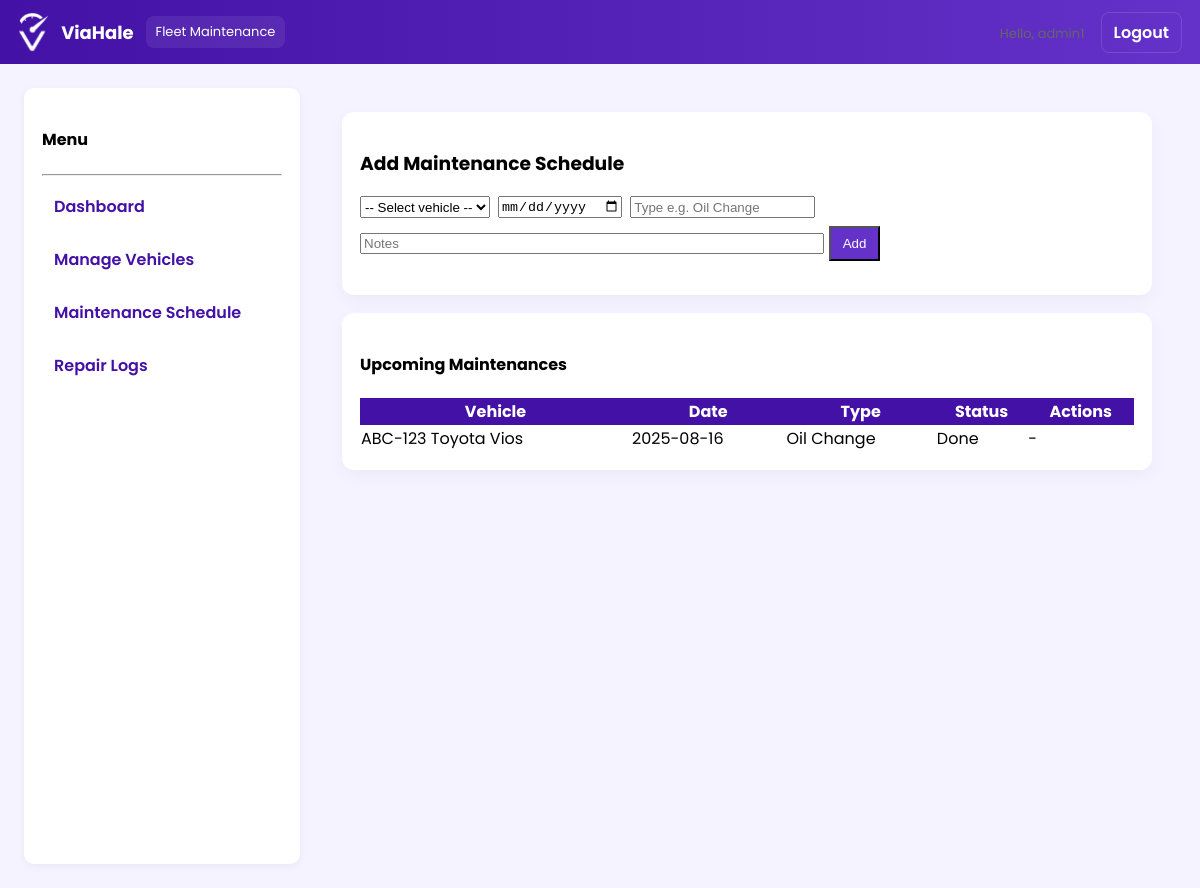
Page /fleet/maintenance_schedule.php (signed in) on the earlier database version.
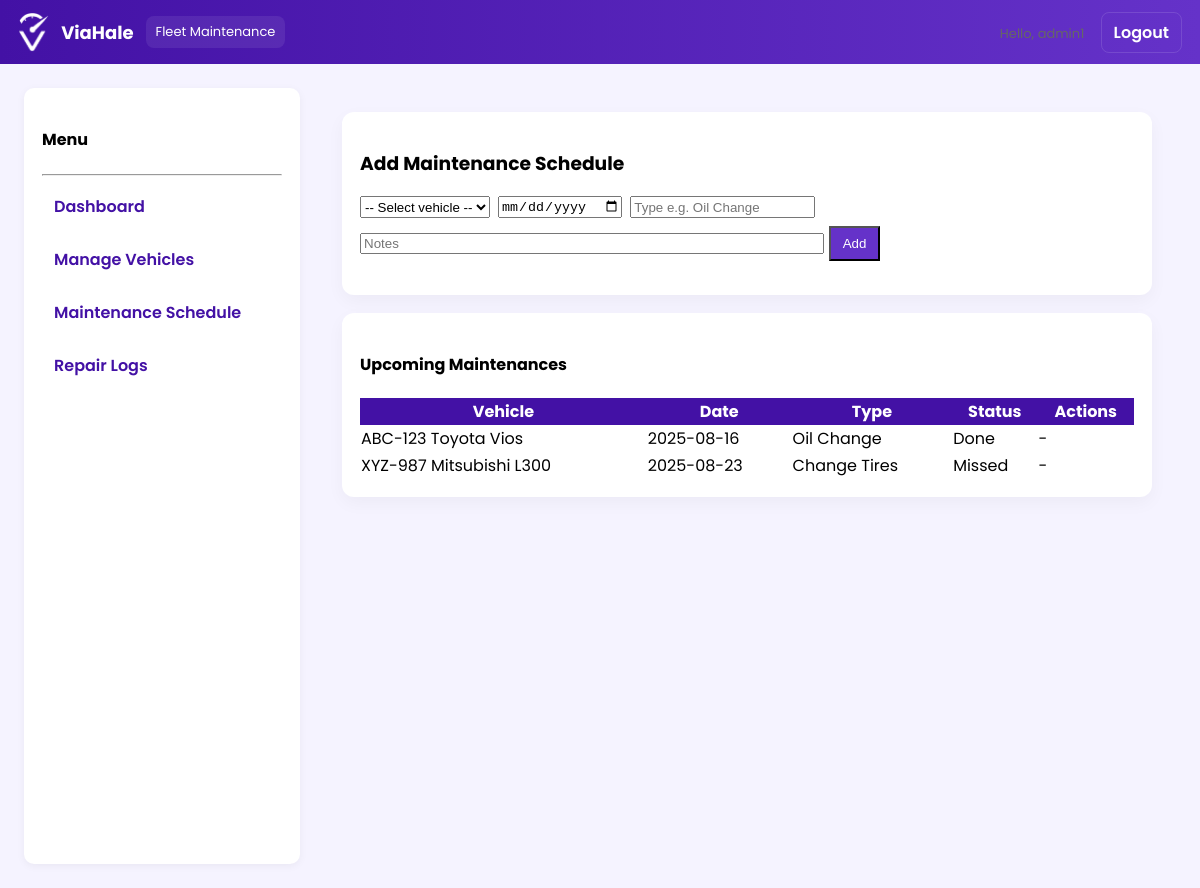
Same page on the later database version.
### tables this page shows
CREATE TABLE `maintenance_schedule` (
  `id` int(11) NOT NULL,
  `vehicle_id` int(11) NOT NULL,
  `scheduled_date` date NOT NULL,
  `type` varchar(100) DEFAULT NULL,
  `notes` text DEFAULT NULL,
  `status` enum('scheduled','done','missed','cancelled') DEFAULT 'scheduled',
  `created_by` varchar(100) DEFAULT NULL,
  `created_at` timestamp NOT NULL DEFAULT current_timestamp(),
  `approval_status` enum('pending','approved','rejected') DEFAULT 'pending',
  `approved_by` varchar(100) DEFAULT NULL,
  `approved_at` timestamp NULL DEFAULT NULL,
  `auto_generated` tinyint(1) DEFAULT 0,
  `cost` decimal(12,2) NOT NULL DEFAULT 0.00,
  `estimated_cost` decimal(12,2) DEFAULT NULL,
  `actual_cost` decimal(12,2) DEFAULT NULL
);

CREATE TABLE `vehicles` (
  `id` int(11) NOT NULL,
  `plate_no` varchar(30) NOT NULL,
  `model` varchar(100) DEFAULT NULL,
  `status` enum('available','in_use','maintenance') DEFAULT 'available',
  `make_year` year(4) DEFAULT NULL,
  `odometer_km` int(11) DEFAULT NULL,
  `odometer` int(11) DEFAULT NULL,
  `last_service_odometer` int(11) DEFAULT NULL,
  `last_service_date` date DEFAULT NULL,
  `service_interval_km` int(11) DEFAULT NULL,
  `service_interval_days` int(11) DEFAULT NULL,
  `mileage` int(11) DEFAULT 0
);

### fleet/maintenance_schedule.php (the view, shortened to what this page needs)
<?php
require __DIR__ . '/../includes/db.php';
include __DIR__ . '/../includes/fleet_navbar.php';
$schedules = $conn->query("SELECT m.*, v.plate_no, v.model FROM maintenance_schedule m LEFT JOIN vehicles v ON m.vehicle_id=v.id ORDER BY m.scheduled_date ASC LIMIT 500");
?>
<!doctype html><html><head><meta charset="utf-8"><title>Maintenance Schedule</title></head>
<body>
<div style="display:flex;gap:18px;padding:24px">
  <div class="sidebar"><h4>Menu</h4><hr>
    <a href="../fleet/dashboard.php"> Dashboard</a>
    <a href="../fleet/manage_vehicles.php"> Manage Vehicles</a>
    <a href="../fleet/maintenance_schedule.php"> Maintenance Schedule</a>
    <a href="../fleet/repair_logs.php"> Repair Logs</a>
  </div>
  <div style="flex:1" class="container-main">
    <div class="card">
      <h3>Add Maintenance Schedule</h3>
      <form method="post">
        <div style="display:flex;gap:8px">
          <select name="vehicle_id" required>
            <option value="">-- Select vehicle --</option>
          </select>
          <input type="date" name="scheduled_date" required>
          <input name="type" placeholder="Type e.g. Oil Change">
        </div>
        <div style="margin-top:8px">
          <input name="notes" placeholder="Notes" style="width:60%">
          <button type="submit" name="add_schedule" style="background:#6532C9;color:#fff;padding:8px 12px">Add</button>
        </div>
      </form>
    </div>
    <div class="card">
      <h4>Upcoming Maintenances</h4>
      <table style="width:100%;border-collapse:collapse">
        <thead style="background:#4311A5;color:#fff"><tr><th>Vehicle</th><th>Date</th><th>Type</th><th>Status</th><th>Actions</th></tr></thead>
        <tbody>
          <?php while($s = $schedules->fetch_assoc()): ?>
            <tr>
              <td><?php echo htmlspecialchars($s['plate_no'].' '.$s['model']);?></td>
              <td><?php echo htmlspecialchars($s['scheduled_date']);?></td>
              <td><?php echo htmlspecialchars($s['type']);?></td>
              <td><?php echo htmlspecialchars(ucfirst($s['status']));?></td>
              <td>
                <?php if($s['status']==='scheduled'): ?>
                  <a href="maintenance_schedule.php?action=done&id=<?php echo $s['id'];?>">Mark Done</a> |
                  <a href="maintenance_schedule.php?action=cancel&id=<?php echo $s['id'];?>">Cancel</a>
                <?php else: echo '-'; endif;?>
              </td>
            </tr>
          <?php endwhile;?>
        </tbody>
      </table>
    </div>
  </div>
</div>
</body></html>

Differences in the rows shown:
added maintenance_schedule: vehicle.model "XYZ-987 Mitsubishi L300", scheduled_date "2025-08-23", type "Change Tires", status "Missed"
